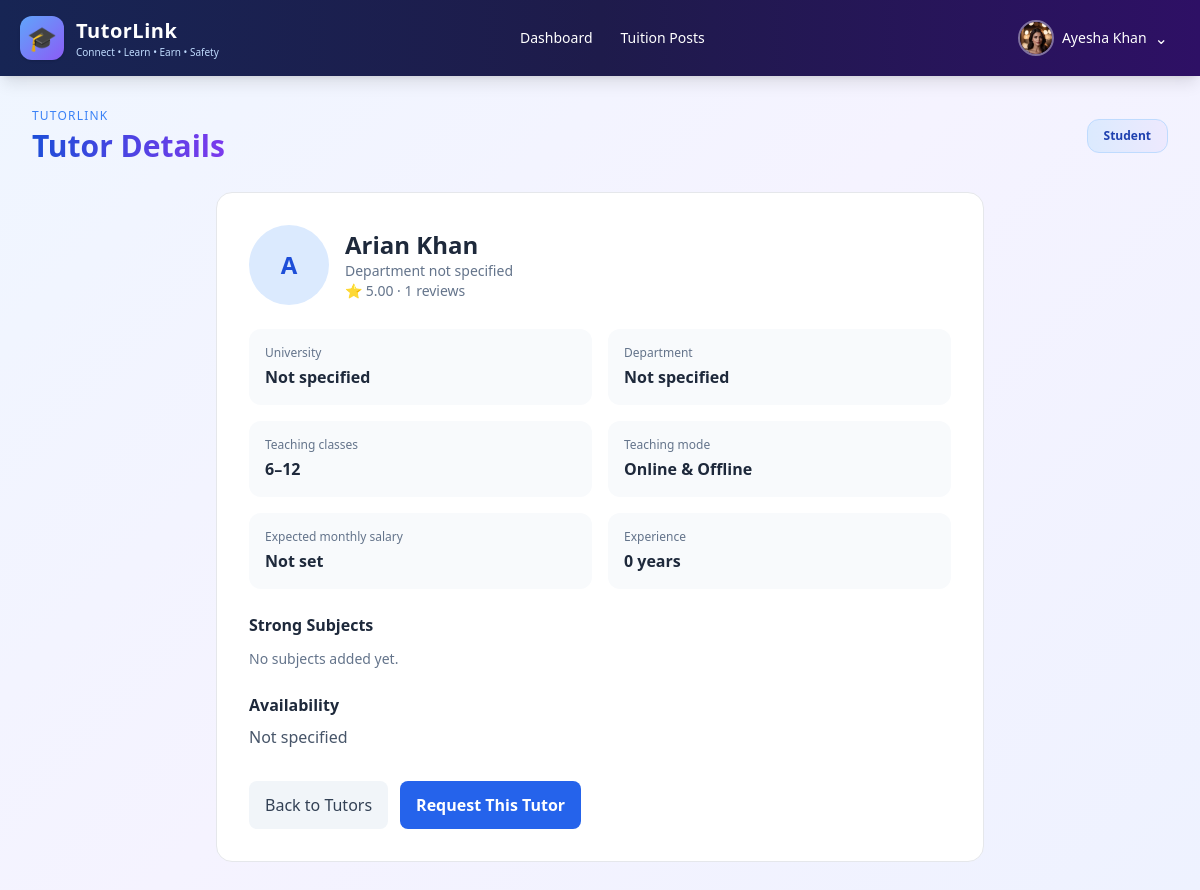
The app's page /tutors/1/ (signed in) with its own data.
### accounts/models.py (models this page shows, shortened)
class User(AbstractUser):
    class Role(models.TextChoices):
        ADMIN = 'ADMIN', 'Administrator'
        TUTOR = 'TUTOR', 'Tutor'
        STUDENT = 'STUDENT', 'Student'
    role = models.CharField(max_length=10, choices=Role.choices, default=Role.STUDENT)
    phone = models.CharField(max_length=20, blank=True)
    division = models.CharField(max_length=50, blank=True)
    district = models.CharField(max_length=50, blank=True)
    area = models.CharField(max_length=100, blank=True)
    profile_picture = models.ImageField(upload_to='profiles/', blank=True, null=True)
    bio = models.TextField(blank=True)
    is_verified = models.BooleanField(default=False)
    institution = models.CharField(max_length=150, blank=True)
    academic_level = models.CharField(max_length=50, blank=True)
    monthly_budget = models.DecimalField(max_digits=10, decimal_places=2, null=True, blank=True)

### tutors/models.py (models this page shows, shortened)
class TutorProfile(models.Model):
    class Mode(models.TextChoices):
        ONLINE = "ONLINE", "Online"
        OFFLINE = "OFFLINE", "Offline"
        BOTH = "BOTH", "Online & Offline"
    user = models.OneToOneField(
        settings.AUTH_USER_MODEL,
        on_delete=models.CASCADE,
        related_name="tutor_profile",
    )
    university = models.CharField(max_length=200, blank=True)
    department = models.CharField(max_length=200, blank=True)
    subjects = models.ManyToManyField(
        Subject,
        blank=True,
        related_name="tutors",
    )
    class_from = models.PositiveSmallIntegerField(default=1)
    class_to = models.PositiveSmallIntegerField(default=12)
    expected_salary = models.DecimalField(
        max_digits=10,
        decimal_places=2,
        default=0,
    )
    mode = models.CharField(
        max_length=20,
        choices=Mode.choices,
        default=Mode.BOTH,
    )
    experience_years = models.PositiveSmallIntegerField(default=0)
    available_time = models.CharField(max_length=200, blank=True)
    rating = models.DecimalField(
        max_digits=3,
        decimal_places=2,
        default=0,
    )
    review_count = models.PositiveIntegerField(default=0)
    class Meta:
        ordering = ["-rating", "-review_count"]

### tutors/views.py (the view)
@login_required
def tutor_detail(request, profile_id):
    if request.user.role != User.Role.STUDENT:
        raise PermissionDenied
    tutor = get_object_or_404(
        TutorProfile.objects.select_related("user").prefetch_related("subjects"),
        pk=profile_id,
        user__role=User.Role.TUTOR,
    )
    return render(request, "tutors/tutor_detail.html", {
        "tutor": tutor,
        "role_name": "Student",
    })

### templates/tutors/tutor_detail.html (shortened to what this page needs)
{% extends 'accounts/dashboards/base_dashboard.html' %}
{% block content %}
<div class="max-w-3xl mx-auto bg-white border rounded-2xl p-6 md:p-8">
    <div class="flex items-center gap-4">
        {% if tutor.user.profile_picture %}
        <img src="{{ tutor.user.profile_picture.url }}"
             alt="Tutor profile"
             class="w-20 h-20 rounded-full object-cover">
        {% else %}
        <div class="w-20 h-20 rounded-full bg-blue-100 text-blue-700 flex items-center justify-center text-2xl font-bold">
            {{ tutor.user.first_name|default:tutor.user.username|slice:":1"|upper }}
        </div>
        {% endif %}
        <div>
            <h2 class="text-2xl font-bold">
                {{ tutor.user.get_full_name|default:tutor.user.username }}
            </h2>
            <p class="text-sm text-slate-500">
                {{ tutor.department|default:"Department not specified" }}
            </p>
            <p class="text-sm text-slate-500">
                ⭐ {{ tutor.rating }} · {{ tutor.review_count }} reviews
            </p>
        </div>
    </div>
    <div class="mt-6 grid sm:grid-cols-2 gap-4">
        <div class="bg-slate-50 rounded-xl p-4">
            <p class="text-xs text-slate-500">University</p>
            <p class="font-semibold mt-1">{{ tutor.university|default:"Not specified" }}</p>
        </div>
        <div class="bg-slate-50 rounded-xl p-4">
            <p class="text-xs text-slate-500">Department</p>
            <p class="font-semibold mt-1">{{ tutor.department|default:"Not specified" }}</p>
        </div>
        <div class="bg-slate-50 rounded-xl p-4">
            <p class="text-xs text-slate-500">Teaching classes</p>
            <p class="font-semibold mt-1">{{ tutor.class_from }}–{{ tutor.class_to }}</p>
        </div>
        <div class="bg-slate-50 rounded-xl p-4">
            <p class="text-xs text-slate-500">Teaching mode</p>
            <p class="font-semibold mt-1">{{ tutor.get_mode_display }}</p>
        </div>
        <div class="bg-slate-50 rounded-xl p-4">
            <p class="text-xs text-slate-500">Expected monthly salary</p>
            <p class="font-semibold mt-1">
                {% if tutor.expected_salary %}
                    ৳{{ tutor.expected_salary|floatformat:0 }}
                {% else %}
                    Not set
                {% endif %}
            </p>
        </div>
        <div class="bg-slate-50 rounded-xl p-4">
            <p class="text-xs text-slate-500">Experience</p>
            <p class="font-semibold mt-1">{{ tutor.experience_years }} year{{ tutor.experience_years|pluralize }}</p>
        </div>
    </div>
    <div class="mt-6">
        <h3 class="font-bold">Strong Subjects</h3>
        <div class="flex flex-wrap gap-2 mt-3">
            {% for subject in tutor.subjects.all %}
            <span class="px-3 py-2 rounded-full bg-blue-50 text-blue-700 text-sm">
                {{ subject.name }}
            </span>
            {% empty %}
            <p class="text-sm text-slate-500">No subjects added yet.</p>
            {% endfor %}
        </div>
    </div>
    <div class="mt-6">
        <h3 class="font-bold">Availability</h3>
        <p class="text-slate-600 mt-2">
            {{ tutor.available_time|default:"Not specified" }}
        </p>
    </div>
    <div class="flex flex-wrap gap-3 mt-8">
        <a href="{% url 'find_tutors' %}"
           class="px-4 py-3 rounded-lg bg-slate-100 text-slate-700">
            Back to Tutors
        </a>
        <a href="{% url 'request_tutor' tutor.pk %}"
           class="px-4 py-3 rounded-lg bg-blue-600 text-white font-semibold">
            Request This Tutor
        </a>
    </div>
</div>
{% endblock %}

### templates/accounts/dashboards/base_dashboard.html (shortened to what this page needs)
<!DOCTYPE html>
<html lang="en">
<head>
    <script src="https://cdn.tailwindcss.com"></script>
</head>
<body class="min-h-screen text-slate-800">
    <nav class="bg-gradient-to-r from-blue-950 via-indigo-950 to-violet-950 text-white shadow-lg">
        <div class="max-w-7xl mx-auto px-5">
            <div class="flex flex-wrap items-center justify-between gap-4 min-h-[76px]">
                <a href="{% url 'role_dashboard' %}"
                   class="flex items-center gap-3 shrink-0">
                    <div class="w-11 h-11 rounded-xl bg-gradient-to-br from-blue-400 to-violet-500 flex items-center justify-center text-2xl shadow">
                        🎓
                    </div>
                    <div>
                        <div class="font-bold text-xl tracking-wide">TutorLink</div>
                        <div class="text-[10px] text-blue-200">
                            Connect • Learn • Earn • Safety
                        </div>
                    </div>
                </a>
                <div class="flex flex-wrap items-center gap-1 text-sm font-medium">
                    <a href="{% url 'role_dashboard' %}"
                       class="px-3 py-2 rounded-lg hover:bg-white/10 transition">
                        Dashboard
                    </a>
                    <a href="{% url 'tuitions:post_list' %}"
                       class="px-3 py-2 rounded-lg hover:bg-white/10 transition">
                        Tuition Posts
                    </a>
                </div>
                <div class="relative shrink-0" id="profileDropdown">
                    <button type="button"
                            id="profileButton"
                            aria-expanded="false"
                            aria-controls="profileMenu"
                            class="flex items-center gap-2 px-3 py-2 rounded-xl hover:bg-white/10 transition">
                        {% if user.profile_picture %}
                            <img src="{{ user.profile_picture.url }}"
                                 alt="Profile picture"
                                 class="w-9 h-9 rounded-full object-cover border-2 border-white/40">
                        {% else %}
                            <div class="w-9 h-9 rounded-full bg-gradient-to-br from-blue-400 to-violet-500 flex items-center justify-center font-bold">
                                {{ user.username|first|upper }}
                            </div>
                        {% endif %}
                        <span class="text-sm font-medium max-w-[150px] truncate">
                            {{ user.get_full_name|default:user.username }}
                        </span>
                        <span id="profileArrow" aria-hidden="true">⌄</span>
                    </button>
                </div>
            </div>
        </div>
    </nav>
    <main class="p-5 md:p-8">
        <div class="max-w-7xl mx-auto">
            <div class="flex flex-wrap items-center justify-between gap-4 mb-7">
                <div>
                    <div class="text-xs text-blue-500 uppercase tracking-widest mb-1">
                        TutorLink
                    </div>
                    <h1 class="text-3xl font-bold gradient-heading">
                    </h1>
                </div>
                <div class="px-4 py-2 bg-gradient-to-r from-blue-100 to-violet-100 rounded-xl border border-blue-200 text-xs font-bold text-blue-800">
                    {{ role_name }}
                </div>
            </div>
            {% block content %}{% endblock %}
        </div>
    </main>
</body>
</html>

### templates/accounts/dashboards/base_dashboard.html (style rules this page uses)
body { background: linear-gradient(135deg, #eff6ff, #f5f3ff, #eef2ff); min-height: 100vh; }
.gradient-heading { background: linear-gradient(90deg, #1d4ed8, #7c3aed); -webkit-background-clip: text; background-clip: text; color: transparent; }

### records on screen
User: profile_picture (picture), get_full_name "Ayesha Khan", role "Student"
TutorProfile: user.first_name "A", user.get_full_name "Arian Khan", department "Department not specified", rating "5.00", review_count "1", university "Not specified", department "Not specified", class_from "6", class_to "12", mode "Online & Offline", experience_years "0", available_time "Not specified"
